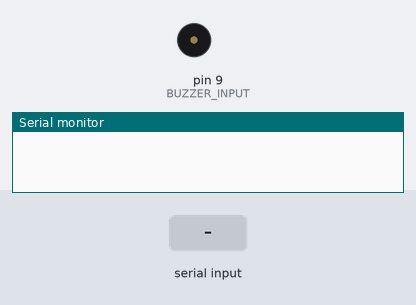
Bench run of a sketch on a simulated Arduino Uno, built with avr-gcc and run on an emulated ATmega328P. On the bench: buzzer (waves = sounding), the last lines printed to the serial monitor. The test bench sets the inputs (shaded band).

Above: at 1.2 s.
1.3 s: "f" received over Serial
At 2.3 s:
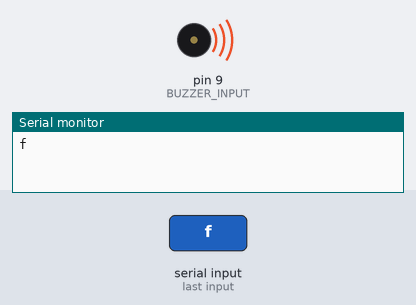
2.8 s: "b" received over Serial
At 3.4 s:
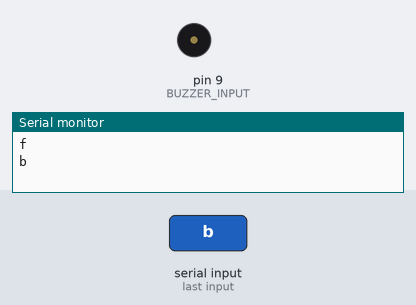
Timing chart, 0 to 5.8 s (numbered marks = the images above; inputs shaded):
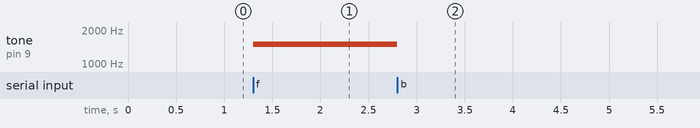

Measured:
- after the input at 1.3 s, tone on pin 9 (BUZZER_INPUT): silent → 1500 Hz at once
- after the input at 2.8 s, tone on pin 9 (BUZZER_INPUT): 1500 Hz → silent at once

The sketch:

BUZZER_ON_OFF.ino
```cpp
  int BUZZER_INPUT = 9;

  void setup()
  {
    Serial.begin(9600);
    pinMode(BUZZER_INPUT,OUTPUT);
  }

  void loop()
  {  char data2;
    char data;
    if(Serial.available())
    {data=Serial.read();
      if(data=='f')//BUZZER ON
      {
        tone(BUZZER_INPUT,1500);
      }
      if(data=='b')//BUZZER OFF
      {
        noTone(BUZZER_INPUT);
      }
      Serial.println(data);
    }

  }
```
